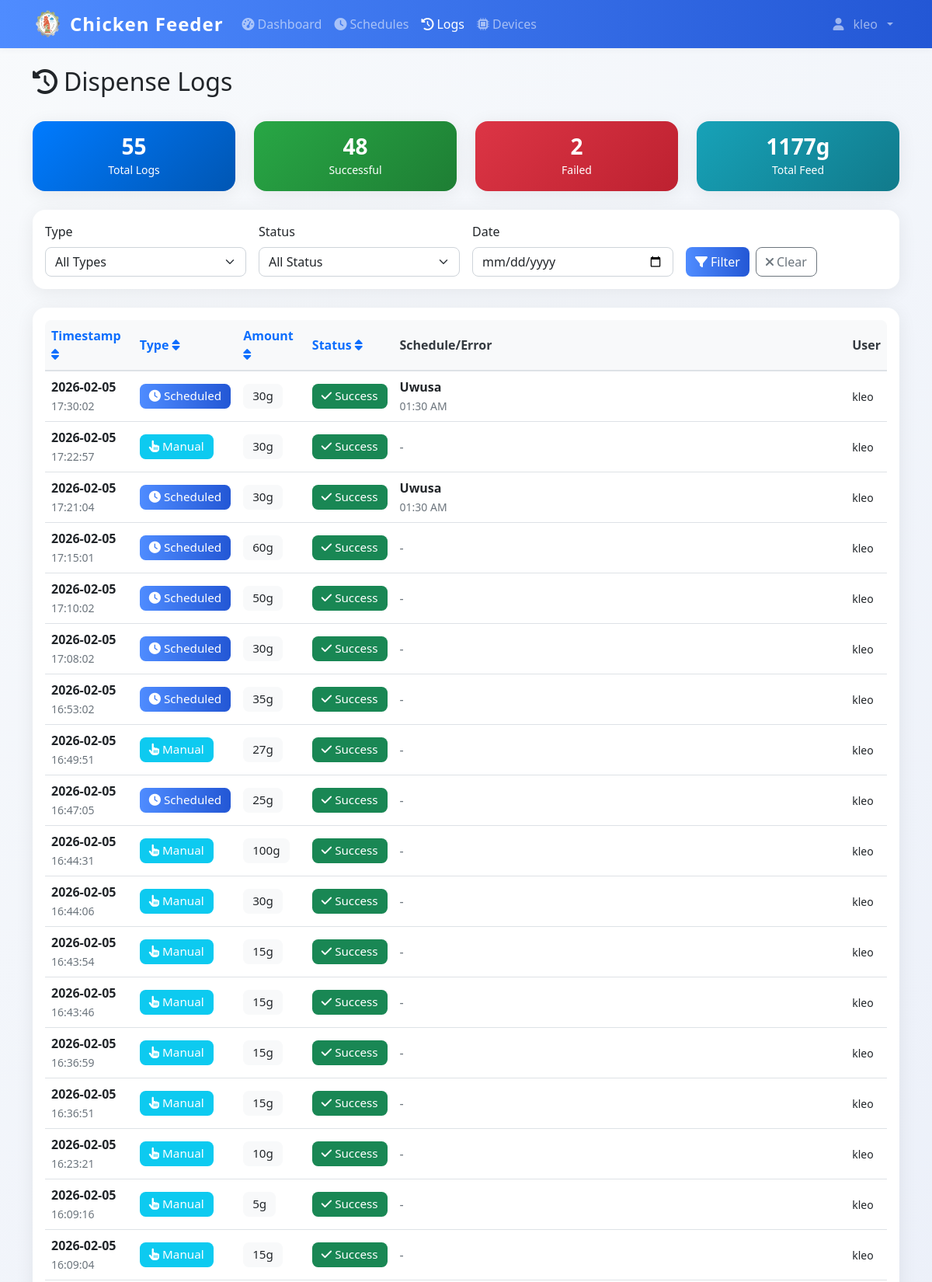
The page /logs (signed in, upper part) on the database its author committed.
### models.py (models this page shows)
class User(UserMixin, db.Model):
    id = db.Column(db.Integer, primary_key=True)
    username = db.Column(db.String(80), unique=True, nullable=False)
    email = db.Column(db.String(120), unique=True, nullable=False)
    password_hash = db.Column(db.String(120), nullable=False)
    iot_device_url = db.Column(db.String(255), nullable=True)  # e.g., 'http://192.168.1.100:5000' or 'pi_klei'
    is_admin = db.Column(db.Boolean, default=True)
    created_at = db.Column(db.DateTime, default=datetime.utcnow)

class DispenseLog(db.Model):
    id = db.Column(db.Integer, primary_key=True)
    timestamp = db.Column(db.DateTime, default=datetime.utcnow, nullable=False)
    amount_grams = db.Column(db.Integer, nullable=False)
    trigger_type = db.Column(db.String(20), nullable=False)
    schedule_id = db.Column(db.Integer, db.ForeignKey('feed_schedule.id'), nullable=True)
    status = db.Column(db.String(20), default='success')
    error_message = db.Column(db.Text, nullable=True)
    triggered_by = db.Column(db.Integer, db.ForeignKey('user.id'), nullable=True)
    schedule = db.relationship('FeedSchedule', backref=db.backref('dispense_logs', lazy=True))
    user = db.relationship('User', backref=db.backref('dispense_logs', lazy=True))

class FeedSchedule(db.Model):
    id = db.Column(db.Integer, primary_key=True)
    name = db.Column(db.String(100), nullable=False)
    feed_time = db.Column(db.Time, nullable=False)
    amount_grams = db.Column(db.Integer, nullable=False)
    is_active = db.Column(db.Boolean, default=True)
    created_by = db.Column(db.Integer, db.ForeignKey('user.id'), nullable=False)
    created_at = db.Column(db.DateTime, default=datetime.utcnow)
    user = db.relationship('User', backref=db.backref('schedules', lazy=True))

### app.py (the view)
@app.route('/logs')
@login_required
def logs():
    page = request.args.get('page', 1, type=int)
    if not current_user.is_admin:
        logs = DispenseLog.query.filter_by(triggered_by=current_user.id).order_by(DispenseLog.timestamp.desc()).paginate(
            page=page, per_page=50, error_out=False
        )
    else:
        logs = DispenseLog.query.order_by(DispenseLog.timestamp.desc()).paginate(
            page=page, per_page=50, error_out=False
        )
    return render_template('logs.html', logs=logs)

### templates/logs.html (shortened to what this page needs)
{% extends "base.html" %}
{% block content %}
<div class="container mt-4">
    <div class="row mb-4">
        <div class="col">
            <h1 class="h2">
                <i class="fas fa-history me-2"></i>Dispense Logs
            </h1>
        </div>
    </div>
    {% if not logs or not logs.items %}
    <div class="text-center text-muted py-5">
        <i class="fas fa-clipboard-list fa-4x mb-3"></i>
        <h4>No Logs Available</h4>
        <p class="mb-4">No log data found. Dispense logs will appear here once you start feeding.</p>
        <a href="{{ url_for('dashboard') }}" class="btn btn-primary">
            <i class="fas fa-tachometer-alt me-2"></i>Go to Dashboard
        </a>
    </div>
    {% else %}
    <div class="row my-4">
        <div class="col-md-3">
            <div class="card bg-primary text-white">
                <div class="card-body text-center">
                    <h3 class="mb-0">{{ logs.total }}</h3>
                    <small>Total Logs</small>
                </div>
            </div>
        </div>
        <div class="col-md-3">
            <div class="card bg-success text-white">
                <div class="card-body text-center">
                    <h3 class="mb-0">{{ logs.items|selectattr('status', 'equalto', 'success')|list|length }}</h3>
                    <small>Successful</small>
                </div>
            </div>
        </div>
        <div class="col-md-3">
            <div class="card bg-danger text-white">
                <div class="card-body text-center">
                    <h3 class="mb-0">{{ logs.items|selectattr('status', 'equalto', 'failure')|list|length }}</h3>
                    <small>Failed</small>
                </div>
            </div>
        </div>
        <div class="col-md-3">
            <div class="card bg-info text-white">
                <div class="card-body text-center">
                    <h3 class="mb-0">{{ logs.items|sum(attribute='amount_grams') }}g</h3>
                    <small>Total Feed</small>
                </div>
            </div>
        </div>
    </div>
    <div class="card mb-4">
        <div class="card-body">
            <div class="row g-3">
                <div class="col-md-3">
                    <label for="filter-type" class="form-label">Type</label>
                    <select class="form-select" id="filter-type">
                        <option value="">All Types</option>
                    </select>
                </div>
                <div class="col-md-3">
                    <label for="filter-status" class="form-label">Status</label>
                    <select class="form-select" id="filter-status">
                        <option value="">All Status</option>
                    </select>
                </div>
                <div class="col-md-3">
                    <label for="filter-date" class="form-label">Date</label>
                    <input type="date" class="form-control" id="filter-date">
                </div>
                <div class="col-md-3">
                    <label class="form-label">&nbsp;</label>
                    <div class="d-flex gap-2">
                        <button class="btn btn-primary" onclick="applyFilters()">
                            <i class="fas fa-filter me-1"></i>Filter
                        </button>
                        <button class="btn btn-outline-secondary" onclick="clearFilters()">
                            <i class="fas fa-times me-1"></i>Clear
                        </button>
                    </div>
                </div>
            </div>
        </div>
    </div>
    <div class="card">
        <div class="card-body">
            {% if logs.items %}
            <div class="table-responsive">
                <table class="table table-hover">
                    <thead>
                        <tr>
                            <th>
                                <a href="#" onclick="sortTable('timestamp')" class="text-decoration-none">
                                    Timestamp <i class="fas fa-sort"></i>
                                </a>
                            </th>
                            <th>
                                <a href="#" onclick="sortTable('type')" class="text-decoration-none">
                                    Type <i class="fas fa-sort"></i>
                                </a>
                            </th>
                            <th>
                                <a href="#" onclick="sortTable('amount')" class="text-decoration-none">
                                    Amount <i class="fas fa-sort"></i>
                                </a>
                            </th>
                            <th>
                                <a href="#" onclick="sortTable('status')" class="text-decoration-none">
                                    Status <i class="fas fa-sort"></i>
                                </a>
                            </th>
                            <th>Schedule/Error</th>
                            <th>User</th>
                        </tr>
                    </thead>
                    <tbody id="logs-table-body">
                        {% for log in logs.items %}
                        <tr class="log-row"
                            data-type="{{ log.trigger_type }}"
                            data-status="{{ log.status }}"
                            data-date="{{ log.timestamp.strftime('%Y-%m-%d') }}">
                            <td>
                                <div>
                                    <strong>{{ log.timestamp.strftime('%Y-%m-%d') }}</strong>
                                </div>
                                <small class="text-muted">{{ log.timestamp.strftime('%H:%M:%S') }}</small>
                            </td>
                            <td>
                                {% if log.trigger_type == 'manual' %}
                                    <span class="badge bg-info">
                                        <i class="fas fa-hand-pointer me-1"></i>Manual
                                    </span>
                                {% else %}
                                    <span class="badge bg-primary">
                                        <i class="fas fa-clock me-1"></i>Scheduled
                                    </span>
                                {% endif %}
                            </td>
                            <td>
                                <span class="badge bg-light text-dark">{{ log.amount_grams }}g</span>
                            </td>
                            <td>
                                {% if log.status == 'success' %}
                                    <span class="badge bg-success">
                                        <i class="fas fa-check me-1"></i>Success
                                    </span>
                                {% else %}
                                    <span class="badge bg-danger">
                                        <i class="fas fa-times me-1"></i>Failed
                                    </span>
                                {% endif %}
                            </td>
                            <td>
                                {% if log.schedule %}
                                    <div>
                                        <strong>{{ log.schedule.name }}</strong>
                                    </div>
                                    <small class="text-muted">{{ log.schedule.feed_time.strftime('%I:%M %p') }}</small>
                                {% elif log.error_message %}
                                    <div class="text-danger">
                                        <i class="fas fa-exclamation-triangle me-1"></i>
                                        <small>{{ log.error_message[:100] }}{% if log.error_message|length > 100 %}...{% endif %}</small>
                                    </div>
                                {% else %}
                                    <span class="text-muted">-</span>
                                {% endif %}
                            </td>
                            <td>
                                {% if log.user %}
                                    <small>{{ log.user.username }}</small>
                                {% else %}
                                    <small class="text-muted">System</small>
                                {% endif %}
                            </td>
                        </tr>
                        {% endfor %}
                    </tbody>
                </table>
            </div>
            {% endif %}
        </div>
    </div>
</div>
{% endif %}
{% endblock %}

### templates/base.html (shortened to what this page needs)
<!DOCTYPE html>
<html lang="en">
<head>
    <link href="https://cdn.jsdelivr.net/npm/bootstrap@5.1.3/dist/css/bootstrap.min.css" rel="stylesheet">
    <link href="https://cdnjs.cloudflare.com/ajax/libs/font-awesome/6.0.0/css/all.min.css" rel="stylesheet">
    <link href="{{ url_for('static', filename='css/style.css') }}" rel="stylesheet">
</head>
<body>
    {% if current_user.is_authenticated %}
    <nav class="navbar navbar-expand-lg navbar-dark bg-primary">
        <div class="container">
            <div class="d-flex align-items-center gap-2">
                <img src="{{ url_for('static', filename='img/chicken-logo.png') }}" alt="Logo" style="width:40px;height:40px;" >
                <a class="navbar-brand" href="{{ url_for('dashboard') }}">
                   Chicken Feeder
                </a>
            </div>
            <div class="collapse navbar-collapse" id="navbarNav">
                <ul class="navbar-nav me-auto">
                    <li class="nav-item">
                        <a class="nav-link {% if request.endpoint == 'dashboard' %}active{% endif %}"
                           href="{{ url_for('dashboard') }}">
                            <i class="fas fa-tachometer-alt me-1"></i>Dashboard
                        </a>
                    </li>
                    <li class="nav-item">
                        <a class="nav-link {% if request.endpoint in ['schedules', 'add_schedule'] %}active{% endif %}"
                           href="{{ url_for('schedules') }}">
                            <i class="fas fa-clock me-1"></i>Schedules
                        </a>
                    </li>
                    <li class="nav-item">
                        <a class="nav-link {% if request.endpoint == 'logs' %}active{% endif %}"
                           href="{{ url_for('logs') }}">
                            <i class="fas fa-history me-1"></i>Logs
                        </a>
                    </li>
                    <li class="nav-item">
                        <a class="nav-link {% if request.endpoint in ['devices', 'add_device'] %}active{% endif %}"
                           href="{{ url_for('devices') }}">
                            <i class="fas fa-microchip me-1"></i>Devices
                        </a>
                    </li>
                </ul>
                <ul class="navbar-nav">
                    <li class="nav-item dropdown">
                        <a class="nav-link dropdown-toggle d-flex align-items-center gap-2" href="#" id="navbarDropdown" role="button"
                           data-bs-toggle="dropdown" aria-expanded="false">
                            <i class="fas fa-user me-1 "></i>{{ current_user.username }}
                        </a>
                    </li>
                </ul>
            </div>
        </div>
    </nav>
    {% endif %}
    <main class="container-fluid align-items-center">
        {% block content %}{% endblock %}
    </main>
</body>
</html>

### rows shown on the page
User: username "kleo"
DispenseLog: timestamp "2026-02-05", timestamp "17:30:02", trigger_type "scheduled" (drawn), amount_grams "30", status "success" (drawn), schedule.name "Uwusa", schedule.feed_time "01:30 AM", user.username "kleo"
DispenseLog: timestamp "2026-02-05", timestamp "17:22:57", trigger_type "manual" (drawn), amount_grams "30", status "success" (drawn), user.username "kleo"
DispenseLog: timestamp "2026-02-05", timestamp "17:21:04", trigger_type "scheduled" (drawn), amount_grams "30", status "success" (drawn), schedule.name "Uwusa", schedule.feed_time "01:30 AM", user.username "kleo"
DispenseLog: timestamp "2026-02-05", timestamp "17:15:01", trigger_type "scheduled" (drawn), amount_grams "60", status "success" (drawn), user.username "kleo"
DispenseLog: timestamp "2026-02-05", timestamp "17:10:02", trigger_type "scheduled" (drawn), amount_grams "50", status "success" (drawn), user.username "kleo"
DispenseLog: timestamp "2026-02-05", timestamp "17:08:02", trigger_type "scheduled" (drawn), amount_grams "30", status "success" (drawn), user.username "kleo"
DispenseLog: timestamp "2026-02-05", timestamp "16:53:02", trigger_type "scheduled" (drawn), amount_grams "35", status "success" (drawn), user.username "kleo"
DispenseLog: timestamp "2026-02-05", timestamp "16:49:51", trigger_type "manual" (drawn), amount_grams "27", status "success" (drawn), user.username "kleo"
DispenseLog: timestamp "2026-02-05", timestamp "16:47:05", trigger_type "scheduled" (drawn), amount_grams "25", status "success" (drawn), user.username "kleo"
DispenseLog: timestamp "2026-02-05", timestamp "16:44:31", trigger_type "manual" (drawn), amount_grams "100", status "success" (drawn), user.username "kleo"
DispenseLog: timestamp "2026-02-05", timestamp "16:44:06", trigger_type "manual" (drawn), amount_grams "30", status "success" (drawn), user.username "kleo"
DispenseLog: timestamp "2026-02-05", timestamp "16:43:54", trigger_type "manual" (drawn), amount_grams "15", status "success" (drawn), user.username "kleo"
DispenseLog: timestamp "2026-02-05", timestamp "16:43:46", trigger_type "manual" (drawn), amount_grams "15", status "success" (drawn), user.username "kleo"
DispenseLog: timestamp "2026-02-05", timestamp "16:36:59", trigger_type "manual" (drawn), amount_grams "15", status "success" (drawn), user.username "kleo"
DispenseLog: timestamp "2026-02-05", timestamp "16:36:51", trigger_type "manual" (drawn), amount_grams "15", status "success" (drawn), user.username "kleo"
DispenseLog: timestamp "2026-02-05", timestamp "16:23:21", trigger_type "manual" (drawn), amount_grams "10", status "success" (drawn), user.username "kleo"
DispenseLog: timestamp "2026-02-05", timestamp "16:09:16", trigger_type "manual" (drawn), amount_grams "5", status "success" (drawn), user.username "kleo"
DispenseLog: timestamp "2026-02-05", timestamp "16:09:04", trigger_type "manual" (drawn), amount_grams "15", status "success" (drawn), user.username "kleo"

### other values the page prints
{{ logs.total }} "55"
{{ logs.items|selectattr('status', 'equalto', 'success')|list|length }} "48"
{{ logs.items|selectattr('status', 'equalto', 'failure')|list|length }} "2"
{{ logs.items|sum(attribute='amount_grams') }} "1177"
